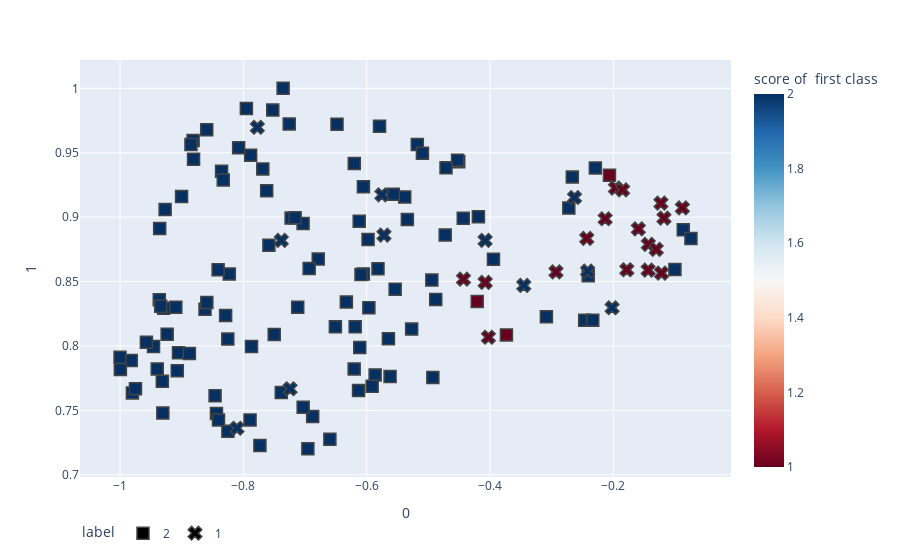

Source (notebook cell):
### Code cell
import plotly.express as px
# Load and split data

# Fit the model on training data, predict on test data
# clf = KNeighborsClassifier(15)
# clf.fit(X_train, y_train)
# y_score = clf.predict_proba(X_test)[:, 1]
y_score   = KNeighborsClassifier().fit(X_2_scaled,y_train).predict(X_2_scaled)

fig_knn = px.scatter(
    X_2_scaled, x=0, y=1,
    color=y_score, color_continuous_scale='RdBu',
    symbol=y_train, symbol_map={'0': 'square-dot', '1': 'circle-dot'},
    labels={'symbol': 'label', 'color': 'score of  first class'}
)
fig_knn.update_traces(marker_size=12, marker_line_width=1.5)
fig_knn.update_layout(legend_orientation='h')
fig_knn.show()

### Figure 1 — Plotly figure (JSON) as saved in the notebook; plotly's stock layout.template omitted (floating-point values rounded to 4 significant figures)
{"data": [{"hovertemplate": "label=2<br>0=%{x}<br>1=%{y}<br>score of  first class=%{marker.color}<extra></extra>", "legendgroup": "2", "marker": {"color": [2, 2, 2, 2, 2, 2, 2, 2, 2, 2, 2, 2, 2, 2, 2, 2, 2, 2, 2, 2, 2, 2, 2, 2, 2, 2, 2, 2, 2, 2, 2, 2, 2, 2, 2, 2, 2, 2, 2, 2, 2, 2, 2, 1, 2, 2, 2, 2, 2, 2, 2, 2, 2, 2, 2, 2, 2, 2, 2, 2, 2, 2, 2, 2, 2, 1, 2, 2, 2, 2, 2, 2, 2, 2, 2, 2, 2, 2, 2, 2, 2, 2, 2, 2, 2, 2, 2, 2, 2, 2, 2, 2, 1, 2, 2, 2, 2, 2, 2, 2, 2, 2, 2, 2, 2, 2, 2, 2, 2, 2, 2], "coloraxis": "coloraxis", "symbol": "square", "line": {"width": 1.5}, "size": 12}, "mode": "markers", "name": "2", "orientation": "v", "showlegend": true, "x": [-0.8228, -0.3085, -0.2292, -0.7032, -0.4434, -0.6203, -0.9293, -0.7355, -0.488, -0.6786, -0.8594, -0.4944, -0.9095, -0.9052, -0.8436, -0.7385, -0.6055, -0.8815, -0.5179, -0.6201, -0.8459, -0.9364, -0.5978, -0.534, -0.6933, -0.6954, -0.7119, -0.885, -0.7868, -0.2722, -0.8251, -0.2464, -0.08656, -0.4507, -0.5648, -0.9269, -0.9306, -0.6597, -0.5621, -0.5271, -0.8252, -0.8403, -0.6053, -0.4207, -0.5383, -0.5792, -0.8622, -0.7226, -0.7732, -0.5863, -0.7685, -0.2665, -0.5964, -0.9397, -0.9357, -0.4526, -0.7586, -0.5817, -0.7882, -0.6112, -0.8808, -0.4927, -0.3944, -0.75, -0.7622, -0.2063, -0.9819, -0.8875, -0.6187, -0.4727, -0.9457, -0.9994, -0.9314, -0.8076, -0.633, -0.8288, -0.9236, -0.8353, -0.6876, -0.841, -0.7161, -0.6508, -0.4713, -0.703, -0.7256, -0.98, -0.6132, -0.975, -0.9002, -0.2334, -0.6481, -0.7523, -0.3734, -0.8593, -1.0, -0.6092, -0.6121, -0.8326, -0.5569, -0.934, -0.5912, -0.2408, -0.7951, -0.07412, -0.9573, -0.5096, -0.4188, -0.9072, -0.1001, -0.7892, -0.5538], "xaxis": "x", "y": [0.8559, 0.8226, 0.9382, 0.895, 0.8991, 0.7822, 0.8292, 1.0, 0.836, 0.8674, 0.9679, 0.8512, 0.8301, 0.7947, 0.7475, 0.7639, 0.8558, 0.9594, 0.9564, 0.9417, 0.7614, 0.8359, 0.8827, 0.8982, 0.8602, 0.7203, 0.83, 0.9565, 0.7996, 0.9071, 0.7337, 0.82, 0.8901, 0.943, 0.8056, 0.9059, 0.7479, 0.7276, 0.7763, 0.8131, 0.8053, 0.7426, 0.9236, 0.8345, 0.9157, 0.9705, 0.8285, 0.8993, 0.7227, 0.7775, 0.9374, 0.9311, 0.8297, 0.7822, 0.8912, 0.9441, 0.8781, 0.86, 0.9481, 0.7989, 0.9449, 0.7754, 0.8672, 0.8088, 0.9205, 0.9325, 0.7887, 0.7941, 0.8149, 0.8861, 0.7996, 0.7818, 0.7726, 0.9538, 0.8341, 0.8236, 0.8091, 0.9357, 0.7452, 0.8592, 0.8996, 0.8148, 0.9383, 0.7524, 0.9723, 0.7636, 0.7654, 0.7667, 0.9159, 0.8199, 0.9722, 0.9831, 0.8086, 0.8337, 0.7913, 0.8555, 0.8969, 0.9289, 0.9178, 0.8308, 0.7687, 0.8545, 0.9843, 0.8834, 0.8029, 0.9497, 0.9003, 0.7809, 0.8595, 0.7425, 0.844], "yaxis": "y", "type": "scatter"}, {"hovertemplate": "label=1<br>0=%{x}<br>1=%{y}<br>score of  first class=%{marker.color}<extra></extra>", "legendgroup": "1", "marker": {"color": [1, 2, 1, 2, 1, 2, 2, 1, 1, 1, 1, 2, 2, 1, 2, 1, 1, 1, 1, 2, 2, 2, 1, 1, 2, 1, 1, 1], "coloraxis": "coloraxis", "symbol": "x", "line": {"width": 1.5}, "size": 12}, "mode": "markers", "name": "1", "orientation": "v", "showlegend": true, "x": [-0.443, -0.8104, -0.1179, -0.202, -0.2431, -0.3453, -0.7773, -0.1432, -0.1966, -0.1435, -0.4025, -0.2416, -0.408, -0.4078, -0.263, -0.1219, -0.1781, -0.293, -0.1594, -0.7242, -0.7385, -0.5753, -0.2132, -0.1305, -0.572, -0.1228, -0.08801, -0.185], "xaxis": "x", "y": [0.8519, 0.7361, 0.8993, 0.8296, 0.8835, 0.847, 0.9698, 0.8789, 0.9226, 0.8589, 0.8068, 0.8581, 0.8819, 0.8494, 0.9152, 0.8566, 0.8592, 0.8574, 0.8908, 0.7668, 0.8819, 0.9173, 0.8987, 0.875, 0.886, 0.9109, 0.9073, 0.9212], "yaxis": "y", "type": "scatter"}], "layout": {"xaxis": {"anchor": "y", "domain": [0.0, 1.0], "title": {"text": "0"}}, "yaxis": {"anchor": "x", "domain": [0.0, 1.0], "title": {"text": "1"}}, "coloraxis": {"colorbar": {"title": {"text": "score of  first class"}}, "colorscale": [[0.0, "rgb(103,0,31)"], [0.1, "rgb(178,24,43)"], [0.2, "rgb(214,96,77)"], [0.3, "rgb(244,165,130)"], [0.4, "rgb(253,219,199)"], [0.5, "rgb(247,247,247)"], [0.6, "rgb(209,229,240)"], [0.7, "rgb(146,197,222)"], [0.8, "rgb(67,147,195)"], [0.9, "rgb(33,102,172)"], [1.0, "rgb(5,48,97)"]]}, "legend": {"title": {"text": "label"}, "tracegroupgap": 0, "orientation": "h"}, "margin": {"t": 60}}}
